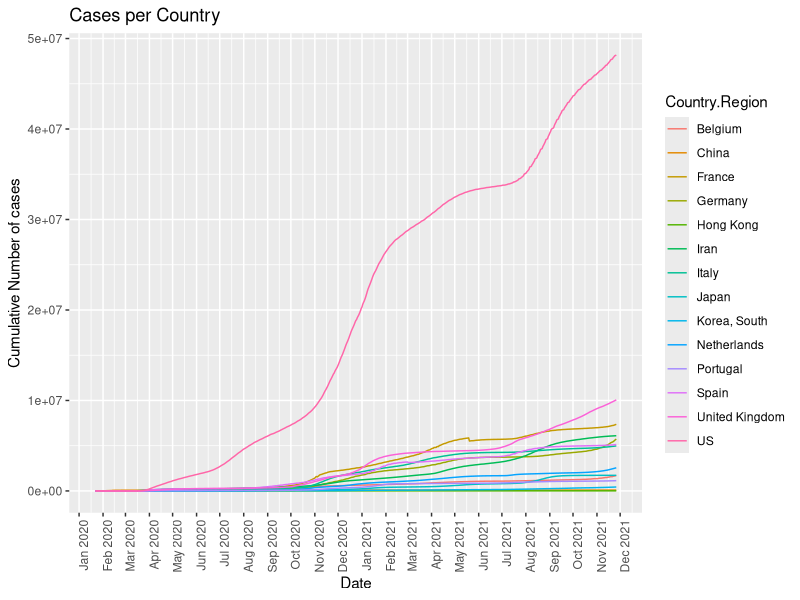
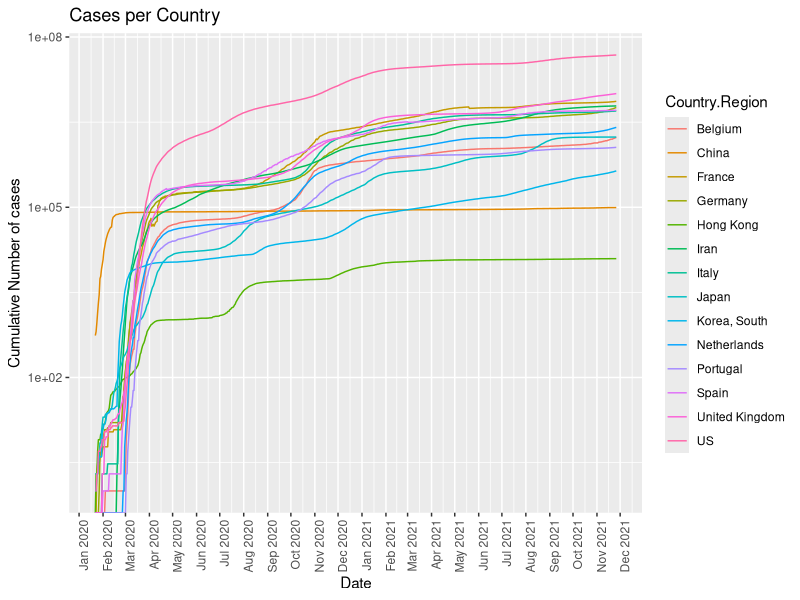
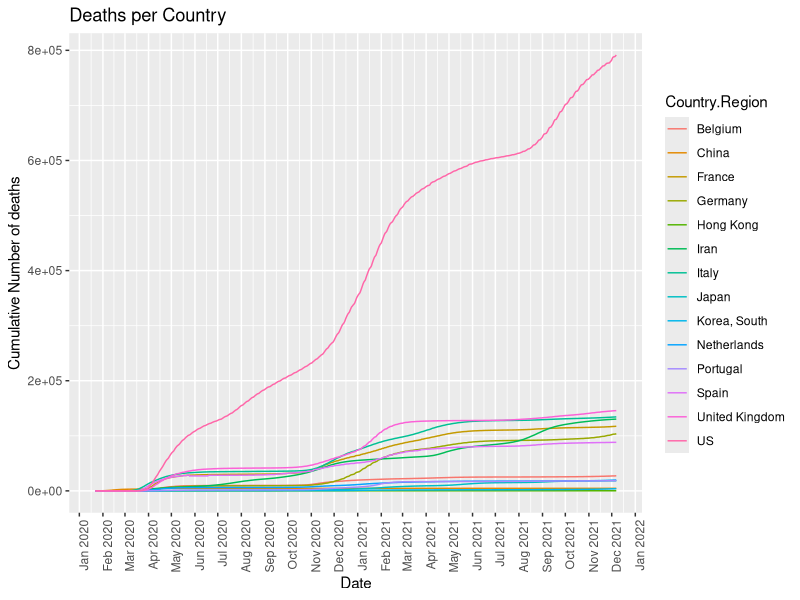
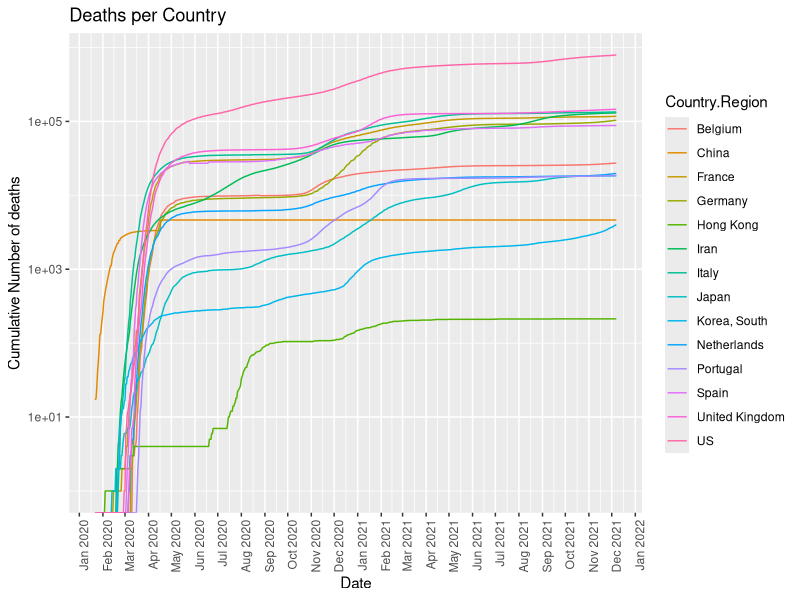

R code for these plots, in order:
## ---- chunk 1
knitr::opts_chunk$set(echo = TRUE)
## ---- chunk 2
library(tidyverse)
library(ggplot2)
library(lubridate)
library(reshape2)
library(dplyr)
## ---- chunk 3
df <- read.csv("data/time_series_covid19_confirmed_global.csv",header=T,stringsAsFactors=FALSE)
## ---- chunk 4
ncol(df)
nrow(df)
colnames(df)[c(1:15)]
colnames(df)[c(ncol(df))]
## ---- chunk 5
df <- df[,c(1:2,5:ncol(df))]
df[c(1:10), c(1:5)]
## ---- chunk 6
df <- df %>% filter(Country.Region %in% c("Belgium","China","France","Germany","Iran","Italy","Japan","Korea, South","Netherlands","Portugal","Spain","United Kingdom","US"))

## ---- chunk 7
df[,c(1:2)]
## ---- chunk 8
df <- df %>% filter(Province.State == "" | Country.Region == "China")
df[,c(1:2)]
## ---- chunk 9
df[df["Province.State"] == "Hong Kong", 2] <- "Hong Kong"
## ---- chunk 10
df <- df[,c(2:ncol(df))]
## ---- chunk 11
df[,c(1:5)]
## ---- chunk 12
df <- df %>% 
  group_by(Country.Region) %>% 
  summarise(across(everything(), sum))

df[,c(1:5)]
## ---- chunk 13
melted_df <- melt(df, id.vars="Country.Region")
melted_df[c(1:20),]
## ---- chunk 14
melted_df$variable = as.Date(melted_df$variable, "X%m.%d.%Y") %m+% years(2000)

melted_df[c(1:10),]
## ---- chunk 15
ggplot(melted_df, aes(x = variable, y = value)) + geom_line(aes(color = Country.Region, group = Country.Region)) + scale_x_date(date_breaks = "1 month", date_labels =  "%b %Y") + theme(axis.text.x=element_text(angle=90, hjust=1)) + ggtitle("Cases per Country")+ labs(y= "Cumulative Number of cases", x = "Date")
## ---- chunk 16
ggplot(melted_df, aes(x = variable, y = value)) + geom_line(aes(color = Country.Region, group = Country.Region)) + scale_x_date(date_breaks = "1 month", date_labels =  "%b %Y") + theme(axis.text.x=element_text(angle=90, hjust=1)) + ggtitle("Cases per Country")+ labs(y= "Cumulative Number of cases", x = "Date") + scale_y_continuous(trans='log10')
## ---- chunk 17
df2 <- read.csv("data/time_series_covid19_deaths_global.csv",header=T,stringsAsFactors=FALSE)
## ---- chunk 18
df2 <- df2 %>% filter(Country.Region %in% c("Belgium","China","France","Germany","Iran","Italy","Japan","Korea, South","Netherlands","Portugal","Spain","United Kingdom","US"))
## ---- chunk 19
df2 <- df2 %>% filter(Province.State == "" | Country.Region == "China")
## ---- chunk 20
df2[df2["Province.State"] == "Hong Kong", 2] <- "Hong Kong"
df2 <- df2[,c(2:ncol(df2))]
## ---- chunk 21
df2 <- df2 %>% 
  group_by(Country.Region) %>% 
  summarise(across(everything(), sum))
## ---- chunk 22
melted_df2 <- melt(df2, id.vars="Country.Region")
## ---- chunk 23
melted_df2$variable = as.Date(melted_df2$variable, "X%m.%d.%Y") %m+% years(2000)
## ---- chunk 24
ggplot(melted_df2, aes(x = variable, y = value)) + geom_line(aes(color = Country.Region, group = Country.Region)) + scale_x_date(date_breaks = "1 month", date_labels =  "%b %Y") + theme(axis.text.x=element_text(angle=90, hjust=1)) + ggtitle("Deaths per Country")+ labs(y= "Cumulative Number of deaths", x = "Date")
## ---- chunk 25
ggplot(melted_df2, aes(x = variable, y = value)) + geom_line(aes(color = Country.Region, group = Country.Region)) + scale_x_date(date_breaks = "1 month", date_labels =  "%b %Y") + theme(axis.text.x=element_text(angle=90, hjust=1)) + ggtitle("Deaths per Country")+ labs(y= "Cumulative Number of deaths", x = "Date") + scale_y_continuous(trans='log10')
